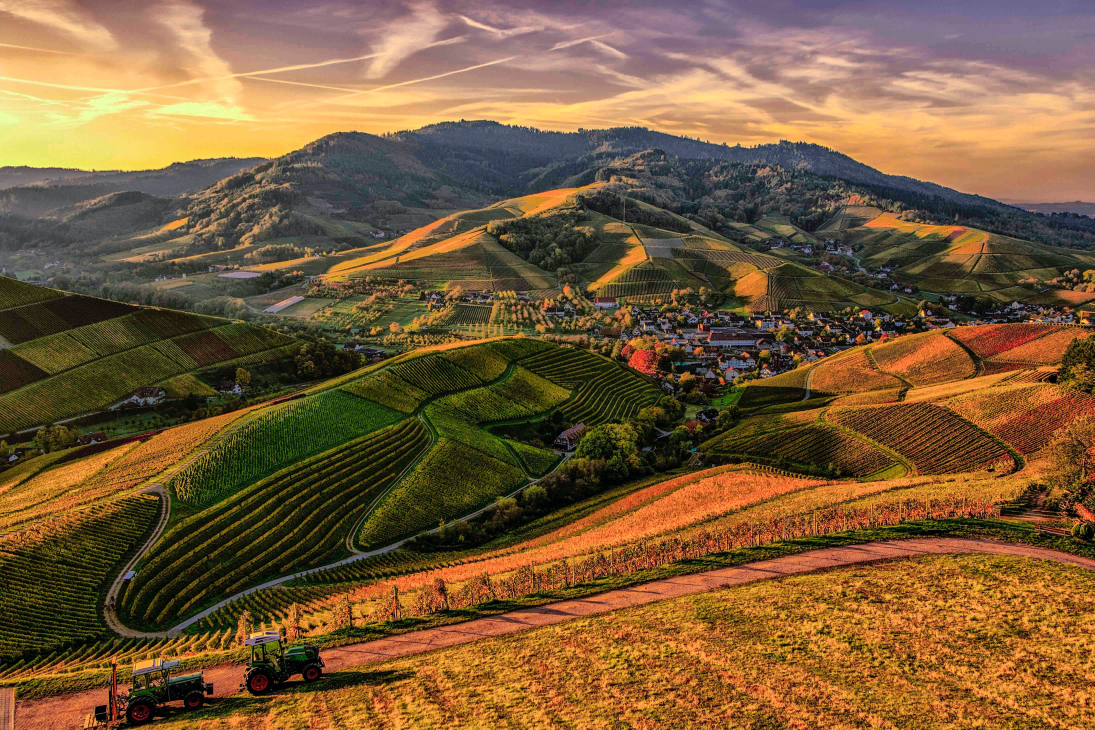
#> input picture PIL/image.jpg, 5472 x 3648 px, found by its file name (shown at 1/5 size)
$ python pilpractice.py
#> lines starting #> are read from the running program, lines starting #| are printed output that depends on the picture
from PIL import Image, ImageDraw, ImageFont, ImageFilter, ImageOps

# open an image file
img = Image.open('PIL\image.jpg')
#> img is the input picture: PIL image 5472x3648 RGB; mean R, G, B 122.1, 92.2, 57.2

# display image dimensions and format
print('Image format:', img.format)
#| Image format: JPEG
print('Image size:', img.size)
#| Image size: (5472, 3648)

# crop image
crop_box = (100, 100, 300, 300)
cropped_img = img.crop(crop_box)
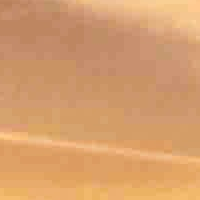
#> cropped_img: PIL image 200x200 RGB; mean R, G, B 214.2, 158.1, 108.9
cropped_img.save('PIL\cropped_image.jpg')

# resize image
resize_img = img.resize((400, 400))
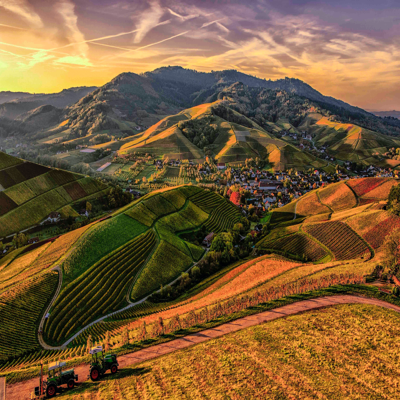
#> resize_img: PIL image 400x400 RGB; mean R, G, B 122.1, 92.2, 57.2
resize_img.save('PIL\\resized_image.jpg')

# rotate image
rotated_img = img.rotate(45)
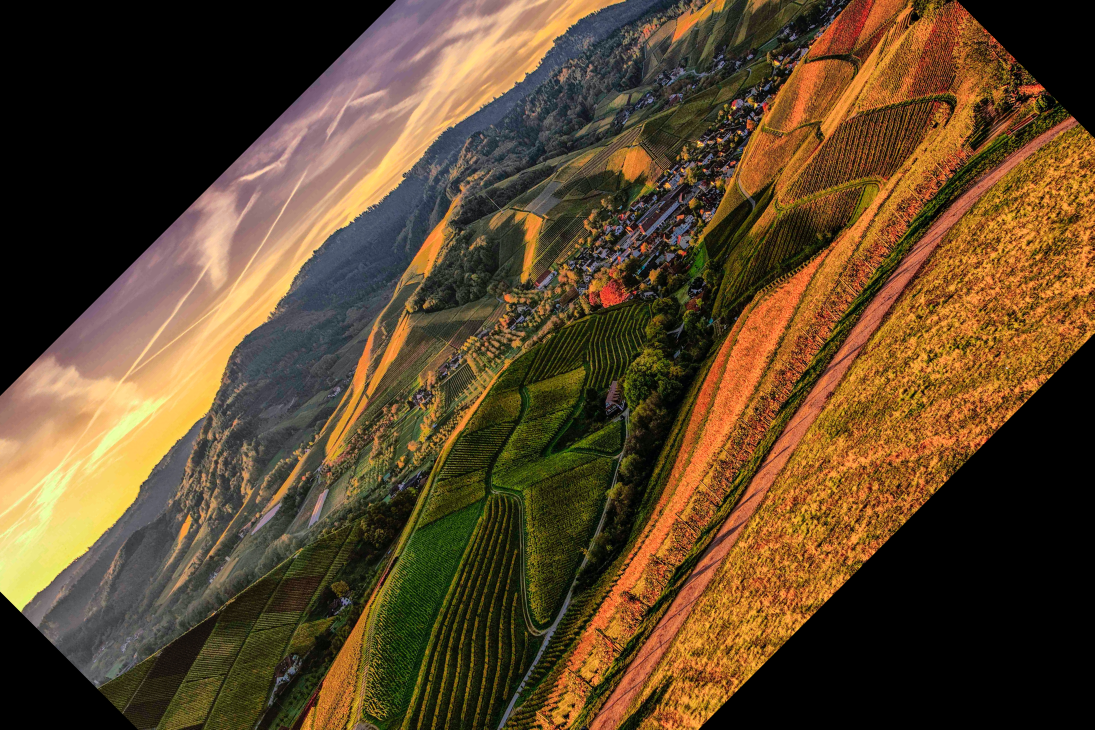
#> rotated_img: PIL image 5472x3648 RGB (shown at 1/5 size); mean R, G, B 93.7, 70.8, 42.5
rotated_img.save('PIL\\rotated_image.jpg')

# convert image to grayscale
gray_img = img.convert('L')
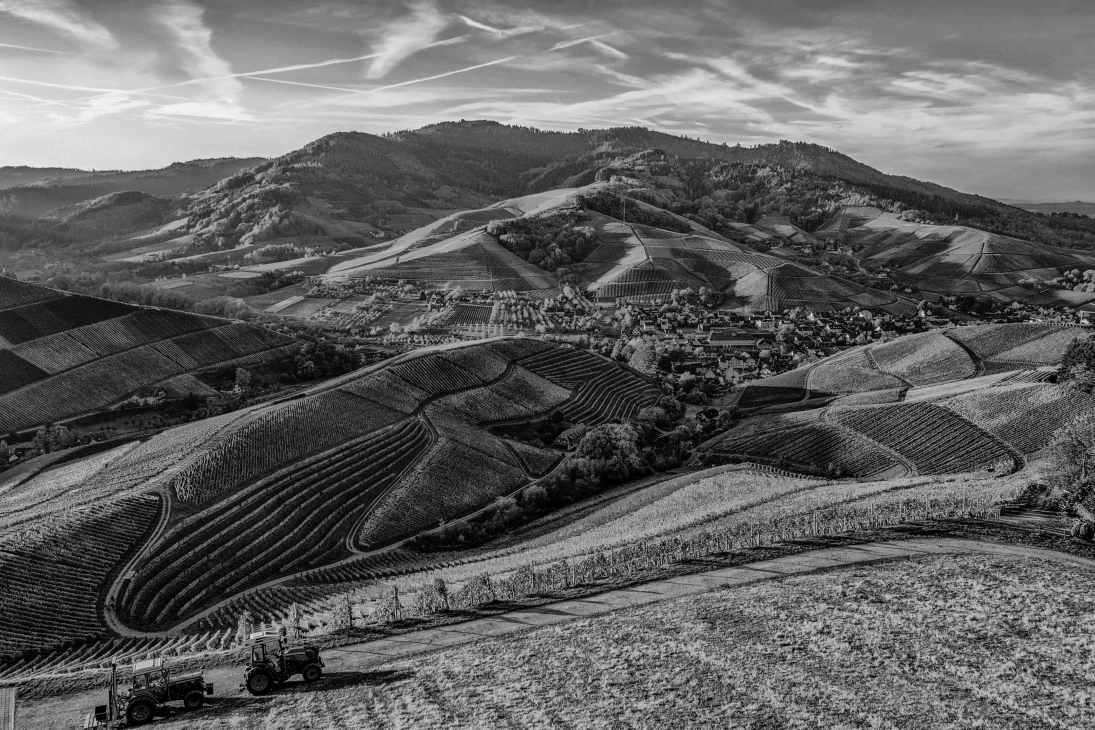
#> gray_img: PIL image 5472x3648 L (shown at 1/5 size); min 0, max 251, mean 97.1
gray_img.save('PIL\gray_image.jpg')

# apply filter to image
filtered_img = img.filter(ImageFilter.GaussianBlur(radius=10))
filtered_img.save('PIL\\filtered_image.jpg')

# flip image
flipped_img = img.transpose(Image.FLIP_LEFT_RIGHT)
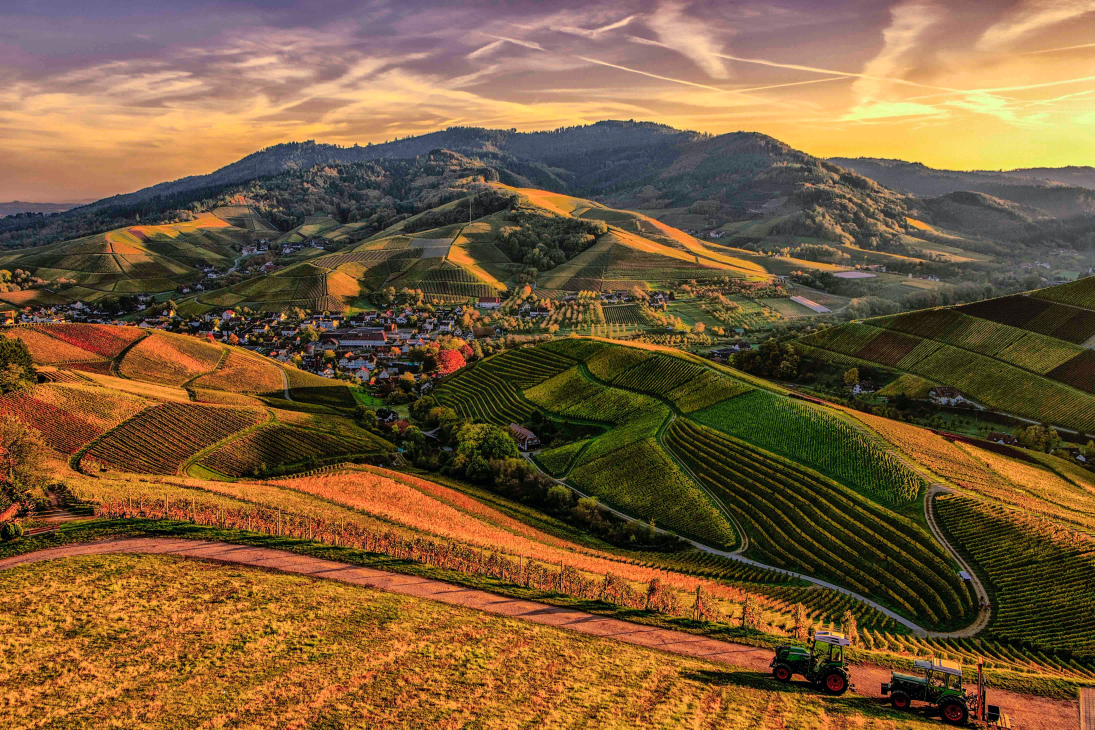
#> flipped_img: PIL image 5472x3648 RGB (shown at 1/5 size); mean R, G, B 122.1, 92.2, 57.2
flipped_img.save('PIL\\flipped_image.jpg')

# create new image
new_img = Image.new('RGB', (400, 400), color=(255, 255, 255))
#> new_img: PIL image 400x400 RGB; every value is 255

# draw on image
draw = ImageDraw.Draw(new_img)
draw.text((100, 100), 'Hello, World!', fill=(0, 0, 0))
draw.line([(0, 0), (400, 400)], fill=(255, 0, 0), width=5)
draw.rectangle([(50, 50), (350, 350)], outline=(0, 255, 0), width=2)

# add border to image
bordered_img = ImageOps.expand(new_img, border=10, fill=(255, 0, 0))
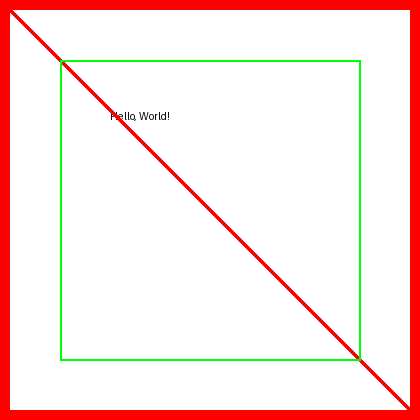
#> bordered_img: PIL image 420x420 RGB; mean R, G, B 251.4, 228.3, 224.8
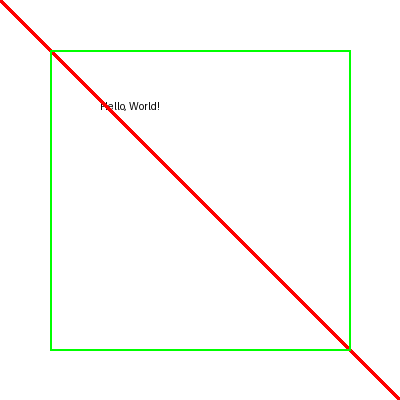
#> new_img: PIL image 400x400 RGB; mean R, G, B 251, 251.7, 247.8
bordered_img.save('PIL\\bordered_image.jpg')
